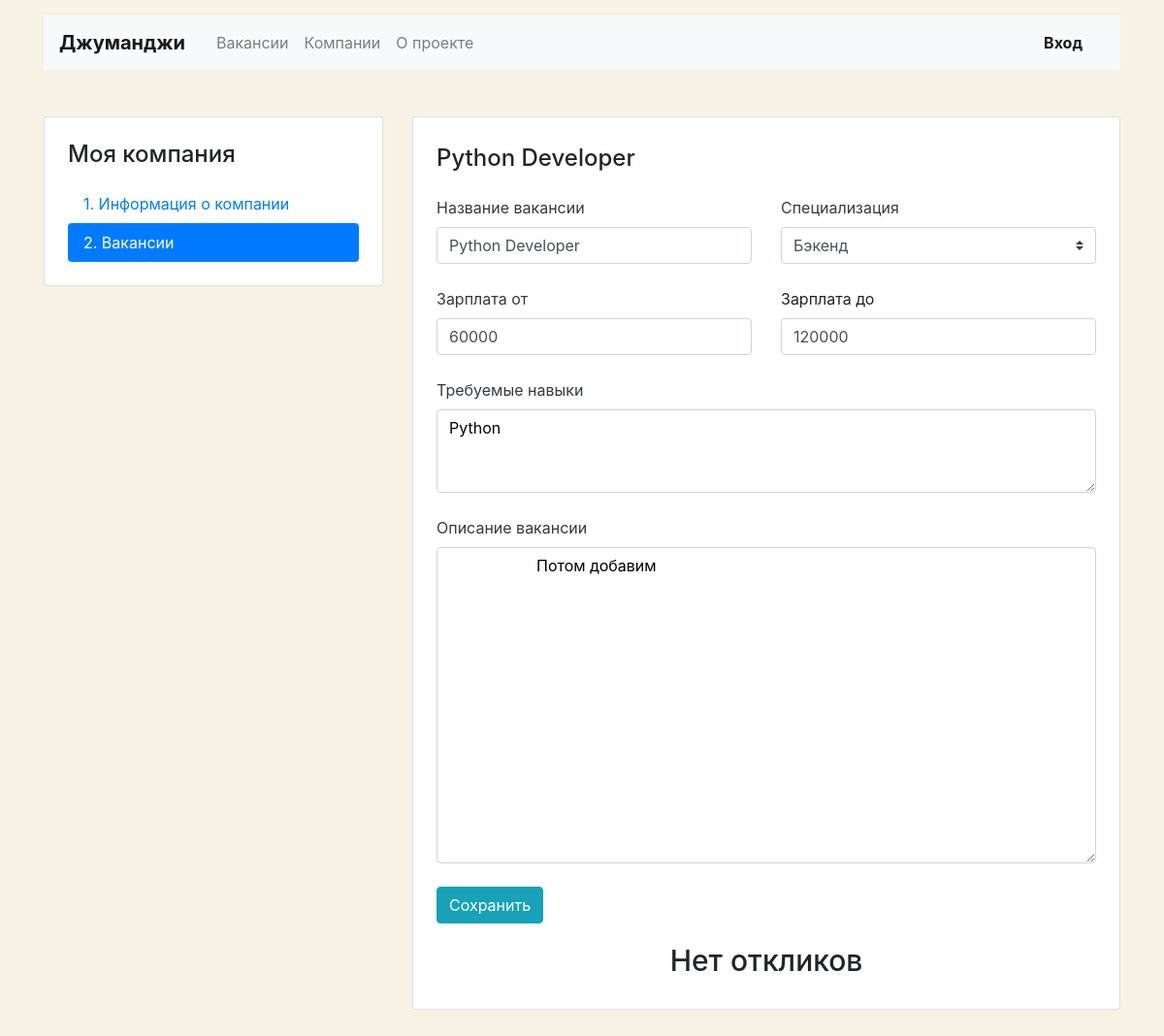
The app's page /mycompany/vacancies/6 with its own data.
### vacancies/models.py (models this page shows)
class Vacancy(models.Model):
    title = models.CharField(max_length=64)
    specialty = models.ForeignKey(Specialty, related_name='vacancies', on_delete=models.CASCADE)
    company = models.ForeignKey(Company, related_name='vacancies', on_delete=models.CASCADE)
    skills = models.CharField(max_length=64)
    description = models.TextField()
    salary_min = models.IntegerField(default=0)
    salary_max = models.IntegerField(default=0)
    published_at = models.DateField(default=now)

class Specialty(models.Model):
    code = models.CharField(max_length=64)
    title = models.CharField(max_length=64)
    picture = models.ImageField(upload_to=MEDIA_SPECIALITY_IMAGE_DIR)

### companies/views.py (the view, shortened to what this page needs)
# urls.py: path('mycompany/vacancies/<int:vacancy_id>', UserCompanyVacancyView.as_view()),
class UserCompanyVacancyView(View):
    def get(self, request, vacancy_id):
        user_vacancy = Vacancy.objects.get(id=vacancy_id)
        feedbacks = Feedback.objects.filter(vacancy=user_vacancy)
        specialties = Specialty.objects.all()
        amount_of_feedback = feedbacks.count
        return render(request, 'companies/vacancy-edit.html',
                      {"vacancy": user_vacancy,
                       "feedbacks": [feedbacks, amount_of_feedback],
                       'specialties': specialties})

### templates/companies/vacancy-edit.html (shortened to what this page needs)
{% extends 'base.html' %}
{% block content1 %}
  <main class="container mt-3 pb-5">
    <div class="row mt-5">
      <div class="col-12 col-lg-4">
        <aside class="pt-3 pb-4 px-4 mb-5 card">
          <h1 class="h4 pt-2 pb-2">Моя компания</h1>
          <div class="nav flex-column nav-pills">
            <a class="nav-link" href="/mycompany">1. Информация о&nbsp;компании</a>
            <a class="nav-link active" href="/mycompany/vacancies">2. Вакансии</a>
          </div>
        </aside>
      </div>
      <div class="col-12 col-lg-8">
        <div class="card">
          <div class="card-body px-4 pb-4 tab-content">
            <section>
              <h2 class="h4 pt-2 pb-3">{{ vacancy.title }}</h2>
              <form action="" method="post">{% csrf_token %}
                <div class="row">
                  <div class="col-12 col-md-6">
                    <div class="form-group pb-2">
                      <label class="mb-2 text-dark" for="id_title">Название вакансии</label>
                      <input class="form-control" type="text" value="{{ vacancy.title }}" id="id_title" name="title" required>
                    </div>
                  </div>
                  <div class="col-12 col-md-6">
                    <div class="form-group pb-2">
                      <label class="mb-2 text-dark" for="id_specialty">Специализация</label>
                      <select class="custom-select mr-sm-2" id="id_specialty" name="specialty">
                        <option selected value="{{ vacancy.specialty.id }}">{{ vacancy.specialty.title }}</option>
                      </select>
                    </div>
                  </div>
                </div>
                <div class="row">
                  <div class="col-12 col-md-6">
                    <div class="form-group pb-2">
                      <label class="mb-2 text-dark" for="id_salary_min">Зарплата от</label>
                      <input class="form-control" type="text" value="{{ vacancy.salary_min }}" name="salary_min" id="id_salary_min">
                    </div>
                  </div>
                  <div class="col-12 col-md-6">
                    <div class="form-group pb-2">
                      <label class="mb-2" for="id_salary_max">Зарплата до</label>
                      <input class="form-control" type="text" value="{{ vacancy.salary_max }}" name="salary_max" id="id_salary_max">
                    </div>
                  </div>
                </div>
                <div class="form-group pb-2">
                  <label class="mb-2 text-dark" for="id_skills">Требуемые навыки</label>
                  <textarea class="form-control" rows="3" id="id_skills" name="skills" style="color:#000;" required>{{ vacancy.skills }}</textarea>
                </div>
                <div class="form-group pb-2">
                  <label class="mb-2 text-dark" for="id_description">Описание вакансии</label>
                  <textarea class="form-control" rows="13" id="id_description" name="description" style="color:#000;" required>
                    {{ vacancy.description }}
                  </textarea>
                </div>
                <div class="form-group">
                  <input type="submit" class="btn btn-info" value="Сохранить">
                </div>
              </form>
              {% if feedbacks.0 %}
              <h2 class="h4 pt-2 pb-3">Отклики - {{ feedbacks.1 }}</h2>
              {% for feedback in feedbacks.0 %}
              <div class="card mt-3">
                <div class="card-body px-4">
                  <p class="mb-1 font-weight-bold">{{ feedback.written_username}}</p>
                  <p class="mb-2"><a href="tel:{{feedback.written_phone}}" class="text-dark">{{ feedback.written_phone}}</a></p>
                  <p class="mb-1">{{ feedback.written_cover_letter}}</p>
                </div>
              </div>
              {% endfor %}
              {% else %}
              <div class="text-center">
                  <h3 class="h1 text-center mx-auto mt-0 pt-1" style="font-size: 30px;">Нет откликов</h3>
              </div>
              {% endif %}
            </section>
          </div>
        </div>
      </div>
    </div>
  </main>
{% endblock %}

### templates/companies/vacancy-edit.html (style rules this page uses)
body { background-color: #F6F2E6; }

### records on screen
Vacancy: title "Python Developer", specialty "Бэкенд", salary_min "60000", salary_max "120000", skills "Python", description "Потом добавим"
